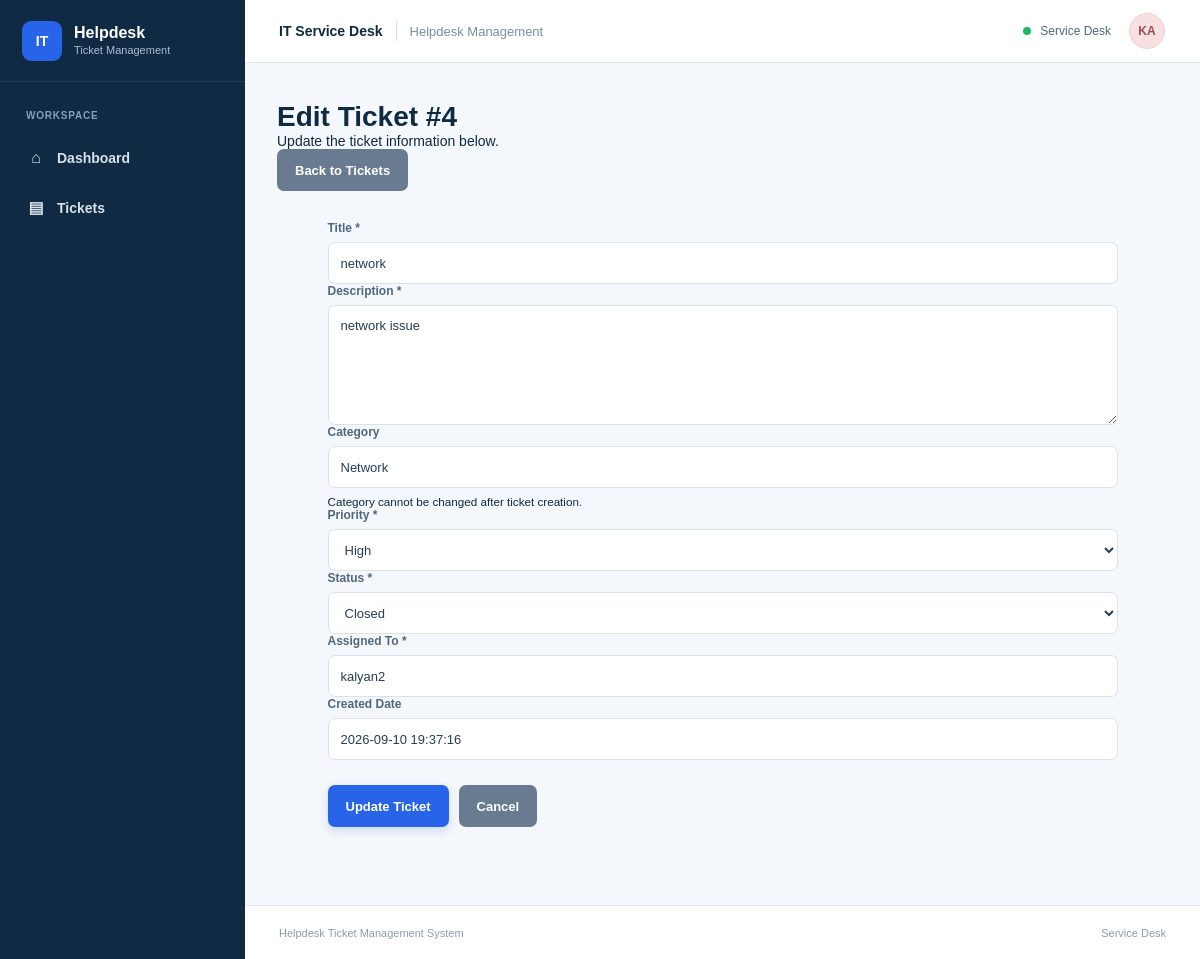
The app's page /tickets/4/edit (signed in) with its own data.
### tables this page shows
CREATE TABLE tickets (
                id INTEGER PRIMARY KEY AUTOINCREMENT,
                title TEXT NOT NULL,
                description TEXT NOT NULL,
                category TEXT NOT NULL,
                priority TEXT NOT NULL,
                status TEXT NOT NULL,
                created_date TEXT NOT NULL,
                assigned_to TEXT NOT NULL
            );

### app.py (the view, shortened to what this page needs)
@app.route("/tickets/<int:ticket_id>/edit", methods=["GET", "POST"])
def edit_ticket(ticket_id):
    if not session.get("logged_in"):
        return redirect(url_for("login"))
    try:
        ticket = get_ticket(ticket_id)
    except ValueError as error:
        flash(str(error), "danger")
        return redirect(url_for("tickets"))
    return render_template(
        "edit_ticket.html",
        ticket=ticket,
        priorities=PRIORITIES,
        statuses=STATUSES,
    )

### database/db.py (called while the page is built)
def get_connection():
    connection = sqlite3.connect(DATABASE_PATH)
    connection.row_factory = sqlite3.Row
    return connection

### services/ticket_service.py (called while the page is built)
def get_ticket(ticket_id):
    if not isinstance(ticket_id, int) or ticket_id <= 0:
        raise ValueError("Invalid ticket ID.")
    connection = get_connection()
    try:
        ticket = connection.execute(
            """
            SELECT *
            FROM tickets
            WHERE id = ?
            """,
            (ticket_id,),
        ).fetchone()
        if ticket is None:
            raise ValueError("Ticket not found.")
        return ticket
    finally:
        connection.close()

### templates/edit_ticket.html
{% extends "base.html" %}
{% block content %}
<div class="page-header">
    <div>
        <h1>Edit Ticket #{{ ticket["id"] }}</h1>
        <p class="subtitle">Update the ticket information below.</p>
    </div>
    <a href="{{ url_for('tickets') }}" class="btn btn-secondary">
        Back to Tickets
    </a>
</div>
<div class="form-card">
    <form method="POST">
        <div class="form-group">
            <label for="title">Title *</label>
            <input
                type="text"
                id="title"
                name="title"
                value="{{ ticket['title'] }}"
                required
            >
        </div>
        <div class="form-group">
            <label for="description">Description *</label>
            <textarea
                id="description"
                name="description"
                required
            >{{ ticket['description'] }}</textarea>
        </div>
        <div class="form-group">
            <label for="category">Category</label>
            <input
                type="text"
                id="category"
                value="{{ ticket['category'] }}"
                disabled
            >
            <small>
                Category cannot be changed after ticket creation.
            </small>
        </div>
        <div class="form-group">
            <label for="priority">Priority *</label>
            <select
                id="priority"
                name="priority"
                required
            >
                {% for priority in priorities %}
                    <option
                        value="{{ priority }}"
                        {% if ticket['priority'] == priority %}selected{% endif %}
                    >
                        {{ priority }}
                    </option>
                {% endfor %}
            </select>
        </div>
        <div class="form-group">
            <label for="status">Status *</label>
            <select
                id="status"
                name="status"
                required
            >
                {% for status in statuses %}
                    <option
                        value="{{ status }}"
                        {% if ticket['status'] == status %}selected{% endif %}
                    >
                        {{ status }}
                    </option>
                {% endfor %}
            </select>
        </div>
        <div class="form-group">
            <label for="assigned_to">Assigned To *</label>
            <input
                type="text"
                id="assigned_to"
                name="assigned_to"
                value="{{ ticket['assigned_to'] }}"
                required
            >
        </div>
        <div class="form-group">
            <label>Created Date</label>
            <input
                type="text"
                value="{{ ticket['created_date'] }}"
                disabled
            >
        </div>
        <div class="form-actions">
            <button
                type="submit"
                class="btn btn-primary"
            >
                Update Ticket
            </button>
            <a
                href="{{ url_for('tickets') }}"
                class="btn btn-secondary"
            >
                Cancel
            </a>
        </div>
    </form>
</div>
{% endblock %}

### static/css/style.css (style rules this page uses)
* { box-sizing: border-box; margin: 0; padding: 0; }
html, body { min-height: 100%; }
body { font-family: Arial, Helvetica, sans-serif; background: #f4f7fb; color: #102a43; font-size: 14px; }
a { text-decoration: none; color: inherit; }
button, input, select, textarea { font-family: inherit; }
.btn { min-height: 42px; padding: 0 18px; border: none; border-radius: 7px; display: inline-flex; align-items: center; justify-content: center; gap: 8px; font-size: 13px; font-weight: 700; cursor: pointer; transition: 0.2s ease; }
.btn-primary { background: #2864e8; color: #ffffff; box-shadow: 0 4px 10px rgba(40, 100, 232, 0.18); }
.btn-secondary { background: #687b91; color: #ffffff; }
.form-group { display: flex; flex-direction: column; gap: 7px; }
.form-group label { color: #52677d; font-size: 12px; font-weight: 700; }
.form-group input, .form-group select, .form-group textarea { width: 100%; min-height: 42px; padding: 0 12px; border: 1px solid #d9e2ec; border-radius: 7px; background: #ffffff; color: #263f56; font-size: 13px; outline: none; }
.form-group textarea { min-height: 120px; padding: 12px; resize: vertical; }
.form-card { max-width: 850px; margin: 0 auto; padding: 30px; }
.form-actions { display: flex; gap: 10px; margin-top: 25px; }

### records on screen
tickets: id "4", title "network", description "network issue", category "Network", priority "High", status "Closed", assigned_to "kalyan2", created_date "2026-09-10 19:37:16"

### other values on screen
{{ session.get("username", "U")[:2].upper() }} "KA"
